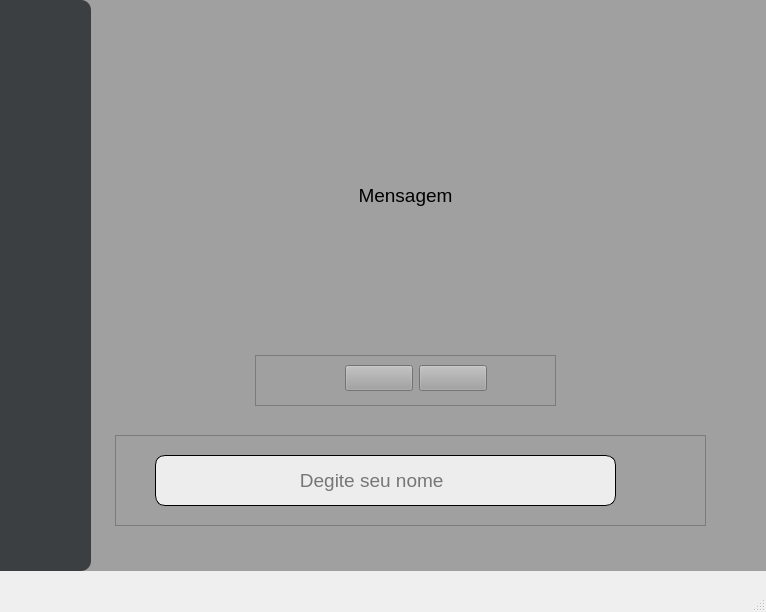
<?xml version="1.0" encoding="UTF-8"?>
<ui version="4.0">
 <class>MainWindow</class>
 <widget class="QMainWindow" name="MainWindow">
  <property name="geometry">
   <rect>
    <x>0</x>
    <y>0</y>
    <width>766</width>
    <height>612</height>
   </rect>
  </property>
  <property name="windowTitle">
   <string>Roob - Assistente de cálculos</string>
  </property>
  <property name="windowIcon">
   <iconset>
    <normaloff>imagem.png</normaloff>imagem.png</iconset>
  </property>
  <widget class="QWidget" name="centralwidget">
   <widget class="QFrame" name="frame">
    <property name="geometry">
     <rect>
      <x>-10</x>
      <y>0</y>
      <width>101</width>
      <height>571</height>
     </rect>
    </property>
    <property name="styleSheet">
     <string notr="true">background-color:rgb(60, 63, 65);
border: none;
border-radius: 10px</string>
    </property>
    <property name="frameShape">
     <enum>QFrame::StyledPanel</enum>
    </property>
    <property name="frameShadow">
     <enum>QFrame::Raised</enum>
    </property>
    <widget class="QPushButton" name="btnSingOut">
     <property name="geometry">
      <rect>
       <x>30</x>
       <y>490</y>
       <width>51</width>
       <height>23</height>
      </rect>
     </property>
     <property name="cursor">
      <cursorShape>PointingHandCursor</cursorShape>
     </property>
     <property name="styleSheet">
      <string notr="true">border: none;
color:white
</string>
     </property>
     <property name="text">
      <string/>
     </property>
    </widget>
    <widget class="QLabel" name="lblImagem">
     <property name="geometry">
      <rect>
       <x>30</x>
       <y>40</y>
       <width>61</width>
       <height>51</height>
      </rect>
     </property>
     <property name="font">
      <font>
       <family>Segoe UI</family>
      </font>
     </property>
     <property name="toolTip">
      <string/>
     </property>
     <property name="text">
      <string/>
     </property>
    </widget>
    <widget class="QWidget" name="layoutWidget">
     <property name="geometry">
      <rect>
       <x>10</x>
       <y>150</y>
       <width>81</width>
       <height>231</height>
      </rect>
     </property>
     <layout class="QVBoxLayout" name="verticalLayout">
      <item>
       <widget class="QPushButton" name="btnHome">
        <property name="cursor">
         <cursorShape>PointingHandCursor</cursorShape>
        </property>
        <property name="styleSheet">
         <string notr="true">border: none;
color:white
</string>
        </property>
        <property name="text">
         <string/>
        </property>
       </widget>
      </item>
      <item>
       <widget class="QPushButton" name="btnUser">
        <property name="cursor">
         <cursorShape>PointingHandCursor</cursorShape>
        </property>
        <property name="styleSheet">
         <string notr="true">border: none;
color:white
</string>
        </property>
        <property name="text">
         <string/>
        </property>
       </widget>
      </item>
      <item>
       <widget class="QPushButton" name="btnAbout">
        <property name="cursor">
         <cursorShape>PointingHandCursor</cursorShape>
        </property>
        <property name="styleSheet">
         <string notr="true">border: none;
color:white
</string>
        </property>
        <property name="text">
         <string/>
        </property>
       </widget>
      </item>
      <item>
       <widget class="QPushButton" name="btnTeclado">
        <property name="cursor">
         <cursorShape>PointingHandCursor</cursorShape>
        </property>
        <property name="text">
         <string/>
        </property>
       </widget>
      </item>
     </layout>
    </widget>
   </widget>
   <widget class="QStackedWidget" name="stackedWidget">
    <property name="geometry">
     <rect>
      <x>80</x>
      <y>0</y>
      <width>691</width>
      <height>571</height>
     </rect>
    </property>
    <property name="styleSheet">
     <string notr="true">background-color:rgb(160, 160, 160);
padding: 5px</string>
    </property>
    <property name="currentIndex">
     <number>0</number>
    </property>
    <widget class="QWidget" name="page">
     <widget class="QFrame" name="frame_2">
      <property name="geometry">
       <rect>
        <x>30</x>
        <y>430</y>
        <width>591</width>
        <height>91</height>
       </rect>
      </property>
      <property name="styleSheet">
       <string notr="true"/>
      </property>
      <property name="frameShape">
       <enum>QFrame::StyledPanel</enum>
      </property>
      <property name="frameShadow">
       <enum>QFrame::Raised</enum>
      </property>
      <widget class="QLineEdit" name="txtNome">
       <property name="geometry">
        <rect>
         <x>40</x>
         <y>20</y>
         <width>461</width>
         <height>51</height>
        </rect>
       </property>
       <property name="font">
        <font>
         <family>Segoe UI</family>
         <pointsize>14</pointsize>
        </font>
       </property>
       <property name="styleSheet">
        <string notr="true">background-color:rgb(237, 237, 237);
border-radius: 10px;
border: 1px solid black</string>
       </property>
       <property name="placeholderText">
        <string>                          Degite seu nome</string>
       </property>
      </widget>
      <widget class="QPushButton" name="btnEnviarNome">
       <property name="geometry">
        <rect>
         <x>520</x>
         <y>30</y>
         <width>51</width>
         <height>31</height>
        </rect>
       </property>
       <property name="cursor">
        <cursorShape>PointingHandCursor</cursorShape>
       </property>
       <property name="styleSheet">
        <string notr="true">border: none</string>
       </property>
       <property name="text">
        <string/>
       </property>
      </widget>
     </widget>
     <widget class="QTextEdit" name="display">
      <property name="geometry">
       <rect>
        <x>50</x>
        <y>90</y>
        <width>601</width>
        <height>171</height>
       </rect>
      </property>
      <property name="font">
       <font>
        <family>Segoe UI</family>
        <pointsize>14</pointsize>
       </font>
      </property>
      <property name="cursor" stdset="0">
       <cursorShape>ArrowCursor</cursorShape>
      </property>
      <property name="styleSheet">
       <string notr="true">border-color: rgb(152, 152, 152);
border-radius: 10px</string>
      </property>
      <property name="readOnly">
       <bool>true</bool>
      </property>
      <property name="html">
       <string>&lt;!DOCTYPE HTML PUBLIC &quot;-//W3C//DTD HTML 4.0//EN&quot; &quot;http://www.w3.org/TR/REC-html40/strict.dtd&quot;&gt;
&lt;html&gt;&lt;head&gt;&lt;meta name=&quot;qrichtext&quot; content=&quot;1&quot; /&gt;&lt;style type=&quot;text/css&quot;&gt;
p, li { white-space: pre-wrap; }
&lt;/style&gt;&lt;/head&gt;&lt;body style=&quot; font-family:'Segoe UI'; font-size:14pt; font-weight:400; font-style:normal;&quot;&gt;
&lt;p style=&quot;-qt-paragraph-type:empty; margin-top:0px; margin-bottom:0px; margin-left:0px; margin-right:0px; -qt-block-indent:0; text-indent:0px; font-family:'MS Shell Dlg 2'; font-size:8.25pt;&quot;&gt;&lt;br /&gt;&lt;/p&gt;&lt;/body&gt;&lt;/html&gt;</string>
      </property>
     </widget>
     <widget class="QLabel" name="lblMensagemInicial">
      <property name="geometry">
       <rect>
        <x>40</x>
        <y>150</y>
        <width>561</width>
        <height>81</height>
       </rect>
      </property>
      <property name="font">
       <font>
        <family>Segoe UI</family>
        <pointsize>14</pointsize>
       </font>
      </property>
      <property name="styleSheet">
       <string notr="true"/>
      </property>
      <property name="text">
       <string>Mensagem</string>
      </property>
      <property name="alignment">
       <set>Qt::AlignCenter</set>
      </property>
     </widget>
     <widget class="QFrame" name="botaoEscolha">
      <property name="geometry">
       <rect>
        <x>170</x>
        <y>350</y>
        <width>301</width>
        <height>51</height>
       </rect>
      </property>
      <property name="frameShape">
       <enum>QFrame::StyledPanel</enum>
      </property>
      <property name="frameShadow">
       <enum>QFrame::Raised</enum>
      </property>
      <widget class="QWidget" name="">
       <property name="geometry">
        <rect>
         <x>90</x>
         <y>10</y>
         <width>142</width>
         <height>27</height>
        </rect>
       </property>
       <layout class="QHBoxLayout" name="horizontalLayout">
        <item>
         <widget class="QPushButton" name="btnTentarNovamente">
          <property name="cursor">
           <cursorShape>PointingHandCursor</cursorShape>
          </property>
          <property name="text">
           <string/>
          </property>
         </widget>
        </item>
        <item>
         <widget class="QPushButton" name="btnAvancar">
          <property name="cursor">
           <cursorShape>PointingHandCursor</cursorShape>
          </property>
          <property name="text">
           <string/>
          </property>
         </widget>
        </item>
       </layout>
      </widget>
     </widget>
    </widget>
    <widget class="QWidget" name="page_2"/>
   </widget>
   <zorder>stackedWidget</zorder>
   <zorder>frame</zorder>
  </widget>
  <widget class="QMenuBar" name="menubar">
   <property name="geometry">
    <rect>
     <x>0</x>
     <y>0</y>
     <width>766</width>
     <height>21</height>
    </rect>
   </property>
  </widget>
  <widget class="QStatusBar" name="statusbar"/>
 </widget>
 <resources/>
 <connections/>
</ui>
